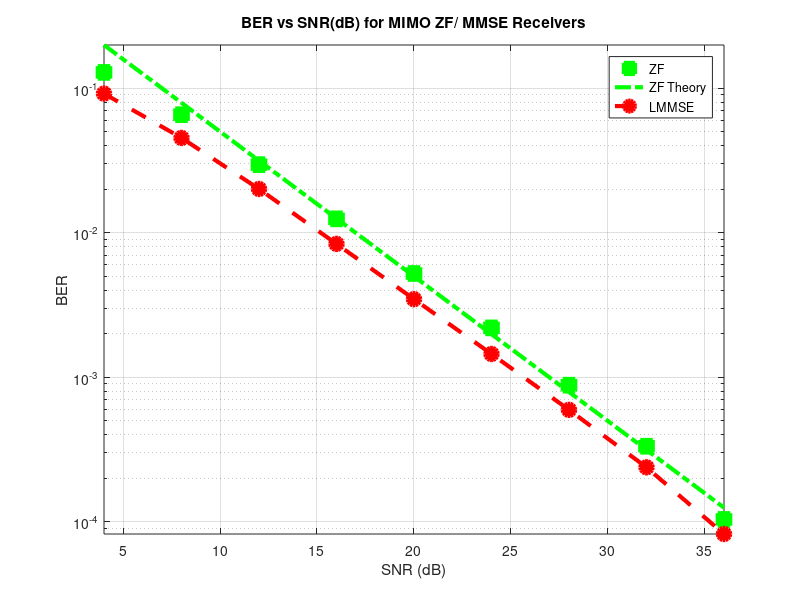

Write the MATLAB code that produced this figure.
close all;
clear all;


blockLength = 1000;
nBlocks=10000;
r=2;
t=2;
EbdB = 1.0:4.0:33.0;
Eb = 10.^(EbdB/10);
No = 1;
Es = 2*Eb;
SNR = Es/No;
SNRdB = 10*log10(SNR);
BER_ZF = zeros(1,length(EbdB));
BER_LMMSE = zeros(1,length(EbdB));
BERt = zeros(1,length(EbdB));


for blk = 1:nBlocks
    H = 1/sqrt(2)*(randn(r,t) + 1j*randn(r,t));
    BitsI = randi([0,1],t,blockLength);
    BitsQ = randi([0,1],t,blockLength);
    Sym = (2*BitsI-1)+1j*(2*BitsQ-1);
    noise = sqrt(No/2)*(randn(r,blockLength)+1j*randn(r,blockLength));
    for K = 1:length(EbdB)
        TxSym = sqrt(Eb(K))*Sym;
        RxSym = H*TxSym + noise;
        
        ZFRx = pinv(H) ;
        ZFout = ZFRx * RxSym ;
        DecBitsI_ZF = (real(ZFout)>0);
        DecBitsQ_ZF = (imag(ZFout)>0) ;
        BER_ZF(K) = BER_ZF(K) + sum(sum(DecBitsI_ZF ~= BitsI)) + sum(sum(DecBitsQ_ZF ~= BitsQ));

        LMMSERx = inv(H'*H + No * eye(t)/Es(K))*H' ;
        LMMSEout = LMMSERx * RxSym ;
        DecBitsI_LMMSE = (real(LMMSEout) > 0) ;
        DecBitsQ_LMMSE = (imag(LMMSEout) > 0) ;
        BER_LMMSE(K) = BER_LMMSE(K) + sum(sum(DecBitsI_LMMSE ~= BitsI)) + sum(sum(DecBitsQ_LMMSE ~= BitsQ));
        
    end
end
BER_ZF = BER_ZF/blockLength/nBlocks/2/t;
BER_LMMSE = BER_LMMSE/blockLength/nBlocks/2/t;
L=r-t+1;    
BERt = nchoosek(2*L-1, L)/2^L./SNR.^L;




semilogy(SNRdB,BER_ZF,'g  s','linewidth',3.0,'MarkerFaceColor','g','MarkerSize',9.0);
hold on;
semilogy(SNRdB,BERt,'g -.','linewidth',3.0,'MarkerFaceColor','g','MarkerSize',9.0);
semilogy(SNRdB,BER_LMMSE,'r -- o','linewidth',3.0,'MarkerFaceColor','r','MarkerSize',9.0);
axis tight;
grid on
legend('ZF','ZF Theory','LMMSE')
xlabel('SNR (dB)');
ylabel('BER');
title('BER vs SNR(dB) for MIMO ZF/ MMSE Receivers');
